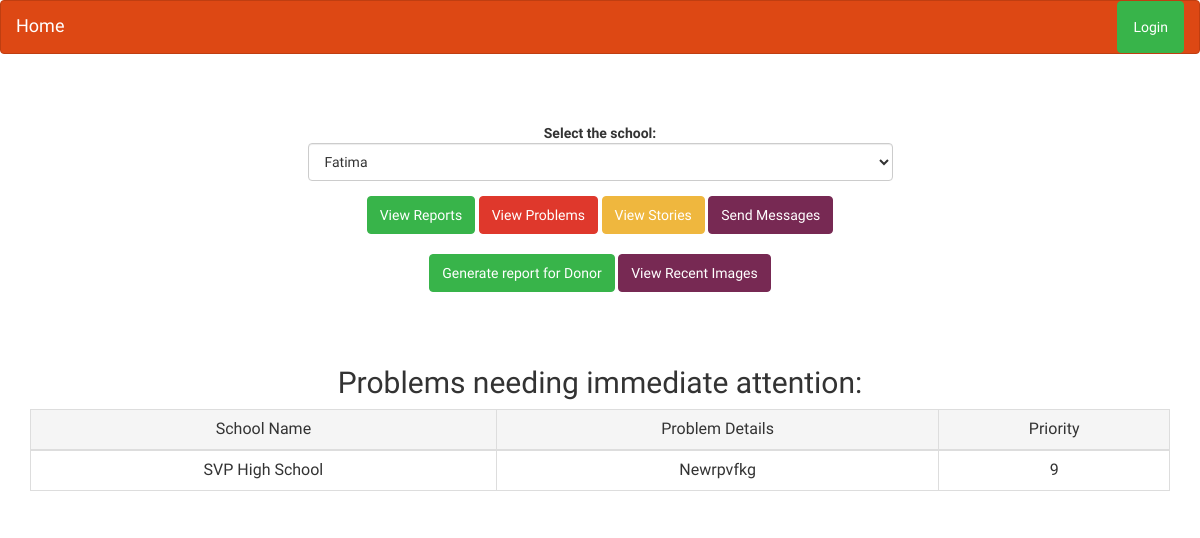
Screenshot of /website/hhf/adminhome.php with the database file from the repository.
### tables this page shows
CREATE TABLE `problems` (
  `prob_id` int(11) NOT NULL AUTO_INCREMENT,
  `s_id` int(11) DEFAULT NULL,
  `contents` varchar(4000) DEFAULT NULL,
  `priority` int(11) DEFAULT NULL,
  PRIMARY KEY (`prob_id`)
);

CREATE TABLE `school` (
  `s_id` int(11) NOT NULL AUTO_INCREMENT,
  `name` varchar(245) NOT NULL,
  `region` varchar(245) NOT NULL,
  `p_id` int(11) NOT NULL,
  `com_id` int(11) NOT NULL,
  `con_id` int(11) NOT NULL,
  `completed` int(11) DEFAULT NULL,
  PRIMARY KEY (`s_id`)
);

### website/hhf/adminhome.php (the view, shortened to what this page needs)
<?php
include('header.php');
include('data_con.php');
?>
<center>
	<div class="container">
		<div class="row">
			<div class="col-md-6 col-md-offset-3">
				<form method="post" class="form-horizontal" >
					<div class="form-group">
						<label for="select" class="control-label" name="s_id" required>Select the school:</label>
						<div class="">
							<select class="form-control" id="select" name="s_id">
								<?php
								$sql = "SELECT * FROM school";
								$result = $conn->query($sql);
								if ($result->num_rows > 0) {
									while($row = $result->fetch_assoc()) {
										echo ("<option value=".$row['s_id'].">".$row['name']."</option>");
									}
								}
								?>
							</select>
						</div>
					</div>
					<input type="submit" class="btn btn-success" value="View Reports" onclick="form.action='adminreport.php';">
					<input type="submit" class="btn btn-danger" value="View Problems" onclick="form.action='adminproblems.php';">
					<input type="submit" class="btn btn-warning" value="View Stories" onclick="form.action='adminstories.php';">
					<input type="submit" class="btn btn-info" value="Send Messages" onclick="form.action='adminmessages.php';">
					<br><br>
					<input type="submit" class="btn btn-success" value="Generate report for Donor" onclick="form.action='donor.php';">
					<input type="submit" class="btn btn-info" value="View Recent Images" onclick="form.action='adminimages.php';">
				</form>
			</div>
		</div>
	</div>
	<br>
	<br>
	<div class="container">
		<h2>Problems needing immediate  attention: </h2>
		<table  class="table table-bg table-bordered text-center table-fixed" border="2" >
			<thead >
				<tr class="active">
					<td>School Name</td>
					<td>Problem Details</td>
					<td>Priority</td>
				</tr>
			</thead>
			<tbody>
				<?php
				$sql="select * from problems where priority >= 8 order by priority desc";
				$result = $conn->query($sql);
				if ($result->num_rows > 0) {
					while($row = $result->fetch_assoc()) {
						$sc_id=$row['s_id'];
						$sql2="select * from school where s_id=$sc_id";
						$result2=$conn->query($sql2);
						$row2 = $result2->fetch_assoc();
						$sc_name=$row2['name'];
						echo('<tr>');
						echo("<td>$sc_name</td>");
						echo('<td>'.$row['contents'].'</td>');
						echo('<td>'.$row['priority'].'</td>');
					}
				}
				?>
			</tbody>
		</table>
	</div>
</center>

### rows the page displays
problems: s.name "SVP High School", contents "Newrpvfkg", priority "9"

### other values shown
form field s_id "Fatima"
